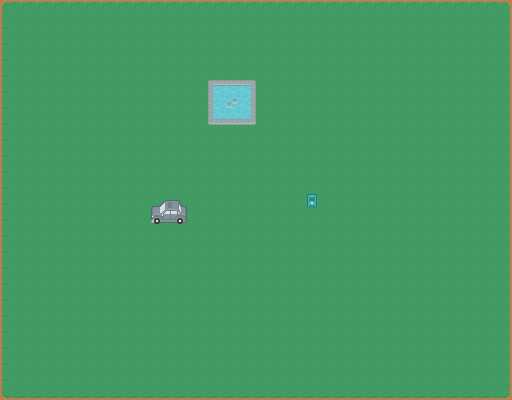

A 2D game scene composited from a Tiled map and its tileset images. What follows is a short description and the map's XML, with each tile layer's data collapsed to a summary:
An orthogonal 32x25 tile map with 16x16 px tiles, 2 tile layers (bg, fg).

<map version="1.0" tiledversion="1.1.0" orientation="orthogonal" renderorder="right-down" width="32" height="25" tilewidth="16" tileheight="16" infinite="0" nextobjectid="1">
 <tileset firstgid="1" source="rougelike.tsx" />
 <layer name="bg" width="32" height="25">
  <data>[800 cells, 800 non-empty, 9 distinct tile ids]</data>
 </layer>
 <layer name="fg" width="32" height="25">
  <data>[800 cells, 16 non-empty, 16 distinct tile ids]</data>
 </layer>
</map>
